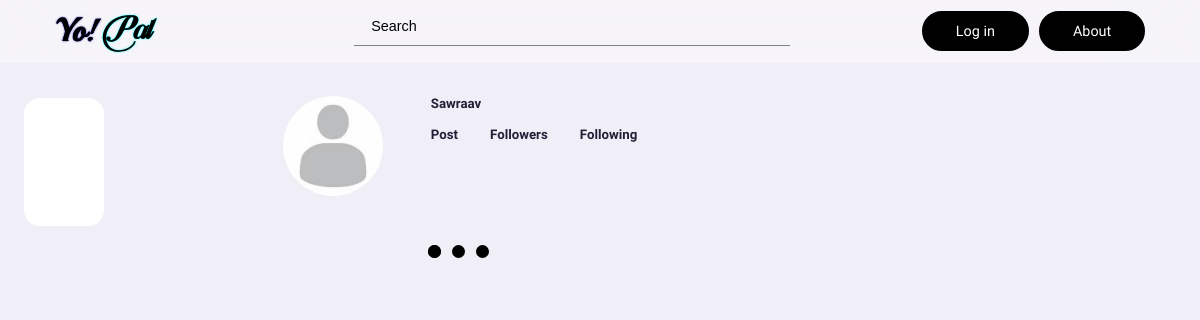
Page /profile.php?username=Sawraav on the earlier database version.
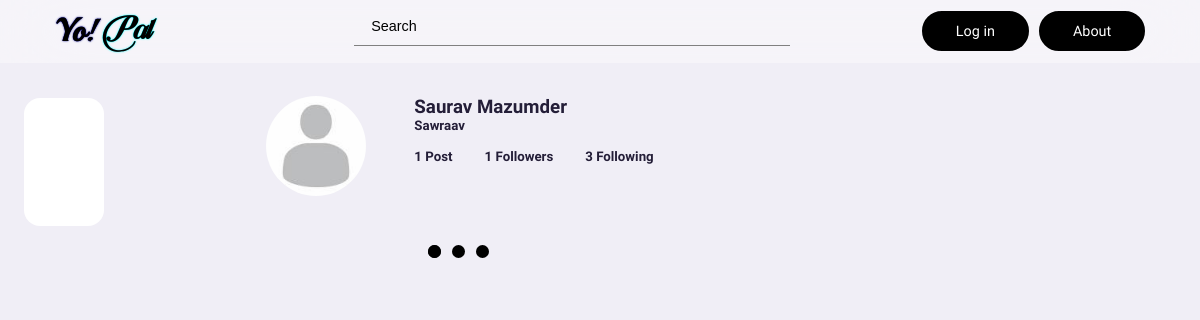
Same page on the later database version.
### tables this page shows
CREATE TABLE `useraccount` (
  `Fname` varchar(100) DEFAULT NULL,
  `Lname` varchar(100) DEFAULT NULL,
  `Username` varchar(100) DEFAULT NULL,
  `Email` varchar(200) NOT NULL,
  `Password` varchar(100) DEFAULT NULL,
  `Date_of_birth` date DEFAULT NULL,
  `Gender` char(1) DEFAULT NULL,
  `Contact` bigint(10) NOT NULL,
  `DPsrc` varchar(300) DEFAULT NULL,
  `Followers` bigint(20) DEFAULT NULL,
  `Followings` bigint(20) DEFAULT NULL,
  `PostsCount` bigint(20) DEFAULT NULL,
  `DeletedPosts` bigint(20) DEFAULT NULL,
  `StoriesCount` bigint(20) DEFAULT NULL,
  `DeletedStories` bigint(20) DEFAULT NULL
);

### profile.php (the view, shortened to what this page needs)
<?php
 require_once('auth/check_login.php');
?>
<!DOCTYPE html>
<html lang="en">
  <head>
    <link
      rel="stylesheet"
      href="https://unicons.iconscout.com/release/v2.1.6/css/unicons.css"
    />
    <link rel="stylesheet" href="Styles/style.css?<?php echo time(); ?>" />
    <link rel="stylesheet" href="search/searchstyle.css?<?php echo time(); ?>" />
    <?php if(!isset($_SESSION["email"])){?><link rel="stylesheet" href="Styles/guest.css?<?php echo time(); ?>" /><?php } ?>
  </head>
  <body>
    <div id='website-content' style="display: none;">
    <nav>
      <div class="container">
        <span class="logo">
          <h2 class="logo1">Yo!</h2>
          <h2 class="logo2">Pal</h2>
        </span>
        <div class="searchBarContainer">
            <div class="search-bar">
              <input type="text" Placeholder="Search" id="live_search" autocomplete="off">
            </div>
          </div>
          <?php
          if(!isset($_SESSION['email'])){?>
          <div class="SignUp">
            <a href="auth/signin.php">Log in</a>
            <a href="about.html">About</a>
          </div>
          <?php
          }
          ?>
      </div>
    </nav>
    <main>
      <div class="container">
        <div class="left">
          <div class="sidebar">
            <a href="index.php" class="menu-item">
              <span><i class="uil uil-home"></i></span>
            </a>
            <a href="settings.php" class="menu-item">
              <span><i class="uil uil-setting"></i></span>
            </a>
          </div>
        </div>
        <div class="middle">
          <div class="profileInfo">
            <?php
                $profileusername=$_GET['username'];
                $queryPostCount="SELECT * from userAccount where Username='$profileusername'";
                $postCountResult=mysqli_query($conn, $queryPostCount);
                $rowPostCount=mysqli_fetch_assoc($postCountResult);
                $currPostCount=$rowPostCount['PostsCount'];
                $currFollowers=$rowPostCount['Followers'];
                $currFollowings=$rowPostCount['Followings'];
                if($rowPostCount['DPsrc']!=NULL){
                  $profiledp=$rowPostCount['DPsrc'];
                }
                else{
                  $profiledp="Resources/images/defaultDp.jpeg";
                }
                $profileName=$rowPostCount['Fname'].' '.$rowPostCount['Lname'];
            ?>
            <div class="profilePicture">
              <img src="<?php echo $profiledp; ?>" >
            </div>
            <div class="userDetails">
              <div class="Username">
                <h3><?php echo $profileName; ?> </h3>
                <h5><?php echo $profileusername; ?> </h5>
              </div>
              <div class="followersInfo">
                <h5><?php echo $currPostCount; ?> Post</h5>
                <h5 id="followers"><?php echo $currFollowers;?> Followers</h5>
                <h5 id= "following"><?php echo $currFollowings;?> Following</h5>
              </div>
            </div>
          </div>
            <div class="spinner-container" id="loader">
              <div class="lds-ellipsis"><div></div><div></div><div></div><div></div></div>
            </div>
      </div>
    </main>
  </body>
</html>

### search/searchstyle.css (style rules this page uses)
* { margin: 0; padding: 0; outline: 0; box-sizing: border-box; text-decoration: none; list-style: none; border: none; }

### profile.php (style rules this page uses)
.profileInfo { display: flex; justify-content: center; }
.middle { display: flex; flex-direction: column; }
.profileInfo .userDetails { display: flex; flex-direction: column; margin-left: 3em; }
.profileInfo .profilePicture { width: 100px; height: 100px; border-radius: 50%; overflow: hidden; display: flex; align-items: center; justify-content: center; }
.profileInfo .profilePicture img { width: 100%; height: 100%; object-fit: cover; }
.profileInfo .followersInfo { display: flex; flex-direction: row; gap: 2em; margin-top: 1em; }
#following { cursor: pointer; user-select: none; }
#followers { cursor: pointer; user-select: none; }

Differences in the rows shown:
added useraccount: profileName "Saurav Mazumder", PostsCount "1", Followers "1", Followings "3"
